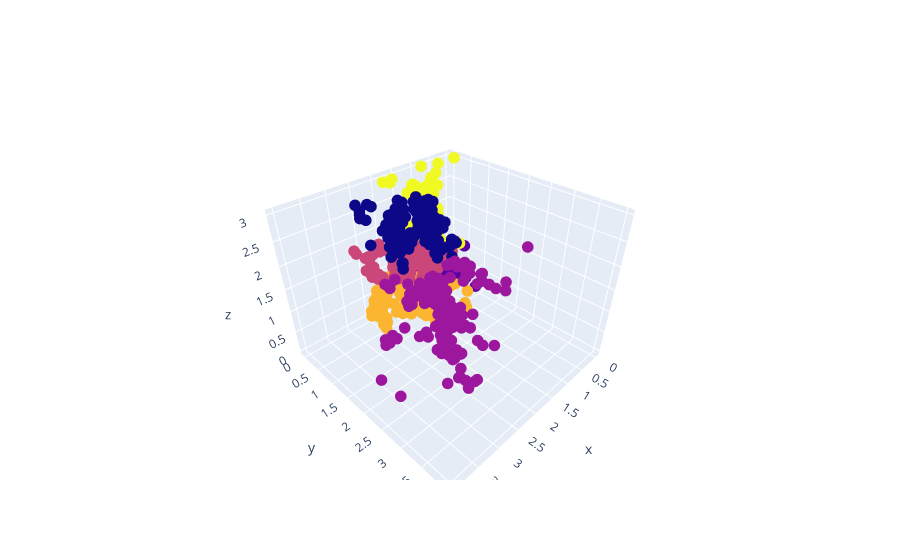

This figure's notebook cell:
### Code cell
model2 = AgglomerativeClustering(7, compute_distances=True)
clastering=model2.fit(df)
df['Claster2'] = clastering.labels_
fig = go.Figure(data=[go.Scatter3d(x=df["Salary"],y=df['Years of Experience'],z=df['Education Level'],mode='markers',marker_color=df['Claster2'], marker_size=4)])
fig.show()

### Figure 1 — Plotly figure (JSON) as saved in the notebook; plotly's stock layout.template omitted (floating-point values rounded to 4 significant figures; data arrays with more than 128 entries replaced by an {"elided": "..."} marker saying what was removed)
{"data": [{"marker": {"color": {"elided": "5148 int values"}, "size": 4}, "mode": "markers", "type": "scatter3d", "x": {"elided": "5148 float values"}, "y": {"elided": "5148 float values"}, "z": {"elided": "5148 int values"}}], "layout": {}}
